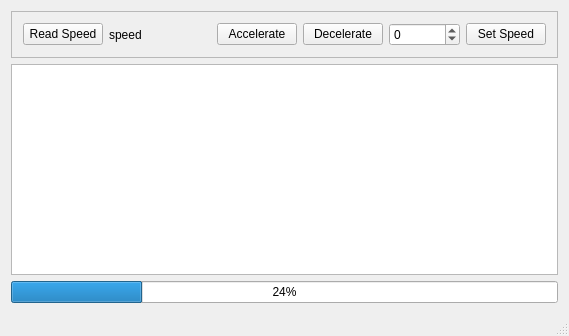
<?xml version="1.0" encoding="UTF-8"?>
<ui version="4.0">
 <class>ClientMainWindow</class>
 <widget class="QMainWindow" name="ClientMainWindow">
  <property name="geometry">
   <rect>
    <x>0</x>
    <y>0</y>
    <width>569</width>
    <height>336</height>
   </rect>
  </property>
  <property name="windowTitle">
   <string>ClientMainWindow</string>
  </property>
  <widget class="QWidget" name="centralWidget">
   <layout class="QVBoxLayout" name="verticalLayout">
    <item>
     <widget class="QFrame" name="frame">
      <property name="frameShape">
       <enum>QFrame::StyledPanel</enum>
      </property>
      <property name="frameShadow">
       <enum>QFrame::Raised</enum>
      </property>
      <layout class="QHBoxLayout" name="horizontalLayout">
       <item>
        <widget class="QPushButton" name="btnReadSpeed">
         <property name="text">
          <string>Read Speed</string>
         </property>
        </widget>
       </item>
       <item>
        <widget class="QLabel" name="lblSpeed">
         <property name="text">
          <string>speed</string>
         </property>
        </widget>
       </item>
       <item>
        <spacer name="horizontalSpacer">
         <property name="orientation">
          <enum>Qt::Horizontal</enum>
         </property>
         <property name="sizeHint" stdset="0">
          <size>
           <width>40</width>
           <height>20</height>
          </size>
         </property>
        </spacer>
       </item>
       <item>
        <widget class="QPushButton" name="btnAccelerate">
         <property name="text">
          <string>Accelerate</string>
         </property>
        </widget>
       </item>
       <item>
        <widget class="QPushButton" name="btnDecelerate">
         <property name="text">
          <string>Decelerate</string>
         </property>
        </widget>
       </item>
       <item>
        <widget class="QSpinBox" name="spinBox">
         <property name="minimum">
          <number>-10000000</number>
         </property>
         <property name="maximum">
          <number>10000000</number>
         </property>
        </widget>
       </item>
       <item>
        <widget class="QPushButton" name="btnSetSpeed">
         <property name="text">
          <string>Set Speed</string>
         </property>
        </widget>
       </item>
      </layout>
     </widget>
    </item>
    <item>
     <widget class="QPlainTextEdit" name="plainTextEdit"/>
    </item>
    <item>
     <widget class="QProgressBar" name="progressBar">
      <property name="value">
       <number>24</number>
      </property>
     </widget>
    </item>
   </layout>
  </widget>
  <widget class="QStatusBar" name="statusBar"/>
 </widget>
 <layoutdefault spacing="6" margin="11"/>
 <resources/>
 <connections/>
</ui>
